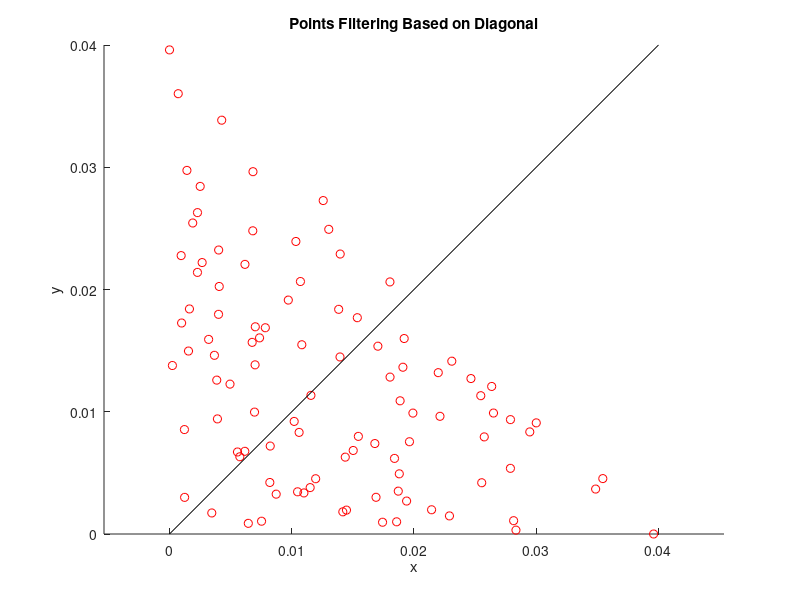

Recreate this plot in MATLAB.
clear;
clc;

% Number of generations
N = 100;

% Set the boudnaries of the tree
s = 0.04;
S = s * [1, 0; 0, 1]; %4cm square

% Location of the inlet
inlet = [0, 0];
outlet = [1, 1] * s;

% arterie endpoint arrays
a1 = zeros(N, 2);
a2 = zeros(N, 2);

% Init 1st branch of arterie
a1(1, :) = inlet + [0.99, 0] * S;
a2(1, :) = inlet;

% Init 2nd branch of arterie
a1(2, :) = inlet + [0, 0.99] * S;
a2(2, :) = inlet;

% Filter points
for i = 3:N
    a1(i, :) = rand(1, 2) * S;
    x = a1(i, 1);
    y = a1(i, 2);
    while y >= -x + 0.04
        a1(i, :) = rand(1, 2) * S;
        x = a1(i, 1);
        y = a1(i, 2);
    end
end

% Plot the results for visualization
figure;
hold on;
plot(a1(:, 1), a1(:, 2), 'ro');  % Original points in redlue
plot([0, s], [0, s], 'k-');  % Diagonal line
xlabel('x');
ylabel('y');
title('Points Filtering Based on Diagonal');
axis equal;
hold off;
